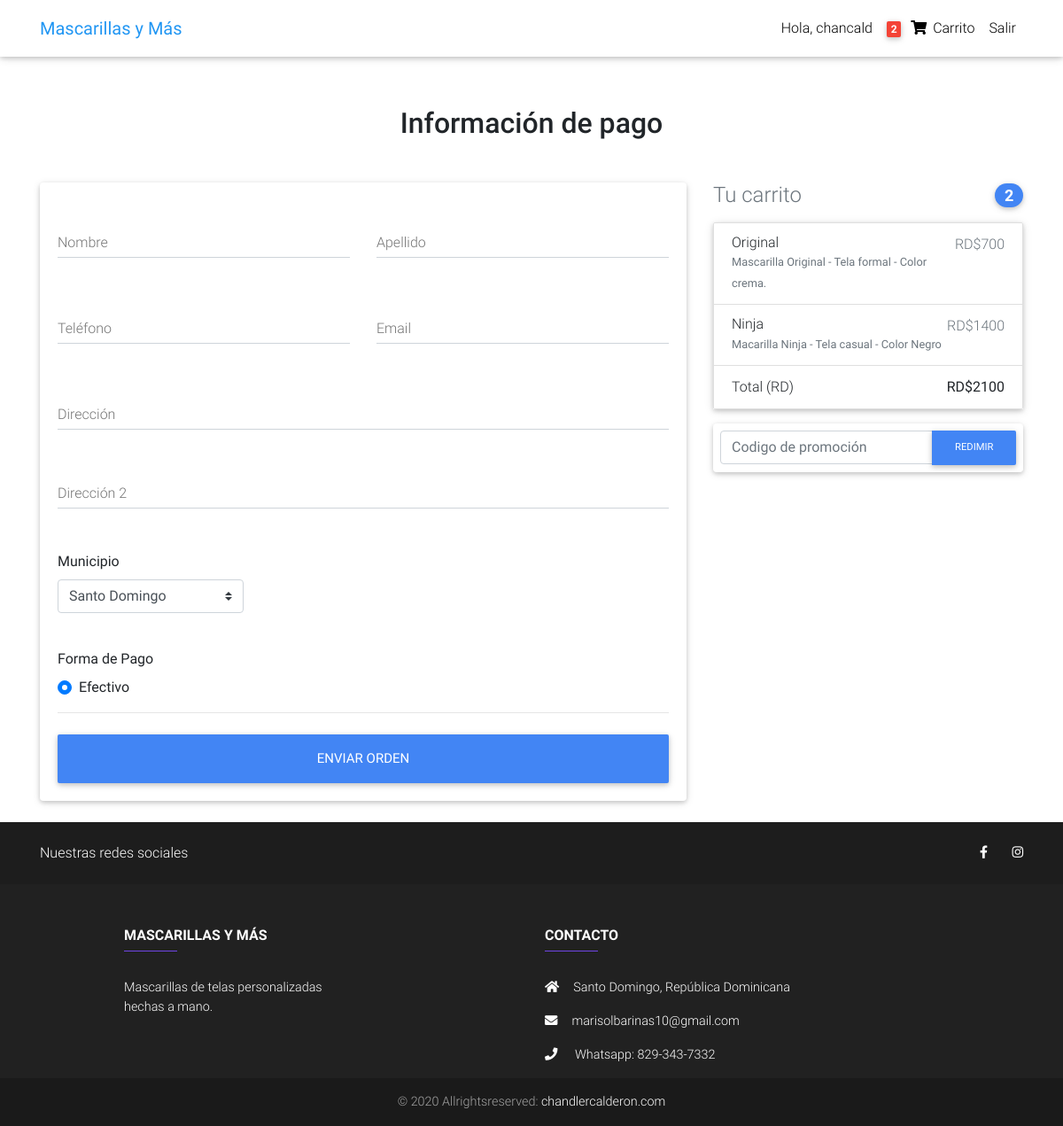
Screenshot of /checkout/ (signed in) with the database file from the repository.
### catalog/models.py (models this page shows, shortened)
class Order(models.Model):
    user = models.ForeignKey(User, on_delete=models.CASCADE)
    items = models.ManyToManyField(OrderItem)
    promo = models.ManyToManyField(Promo)
    address = models.ForeignKey("Address", on_delete=models.SET_NULL, blank=True, null=True)
    ordered = models.BooleanField(default=False)
    start_date = models.DateTimeField(auto_now_add=True)
    ordered_date = models.DateTimeField()
    def get_total(self):
        total = 0
        for order_item in self.items.all():
            total += order_item.get_final_price()
        if self.promo:
            for promo in self.promo.all():
                total *= (1 - promo.promo_discount)
        return round(total, 2)

class OrderItem(models.Model):
    item = models.ForeignKey(Item, on_delete=models.CASCADE)
    user = models.ForeignKey(User, on_delete=models.CASCADE)
    ordered = models.BooleanField(default=False)
    quantity = models.IntegerField(default=1)
    def get_total_item_price(self):
        return self.quantity * self.item.price
    def get_final_price(self):
        if self.item.discount_price:
            return self.get_total_item_dicount_price()
        else:
            return self.get_total_item_price()

class Item(models.Model):
    title = models.CharField(max_length=40)
    price = models.IntegerField()
    discount_price = models.IntegerField(blank=True, null=True)
    slug = models.SlugField()
    status = models.name = models.CharField(max_length=200)
    category = models.CharField(choices=CATEGORY_CHOICES, max_length=2)
    label = models.CharField(choices=LABEL_CHOICES, max_length=2)
    description = models.TextField()
    image = models.ImageField(default='default.jpg', upload_to='static/images')

### catalog/views.py (the view, shortened to what this page needs)
# urls.py: path('checkout/', CheckoutView.as_view(), name="checkout"),
class CheckoutView(View):
    def get(self, *args, **kwargs):
        form = AddressForm()
        order = Order.objects.get(user=self.request.user, ordered=False)
        context = {
            'form': form,
            'order': order,
        }
        return render(self.request, 'checkout.html', context)

### catalog/forms.py
class AddressForm(forms.Form):
    first_name = forms.CharField()
    last_name = forms.CharField()
    email = forms.CharField()
    phone = forms.CharField()
    street_address = forms.CharField(required=False)
    street_address_2 = forms.CharField(required=False)
    state_option = forms.CharField(required=False, widget=forms.Select(choices=STATE_CHOICES))
    payment_option = forms.ChoiceField(required=False, widget=forms.RadioSelect(), choices=PAYMENT_CHOICES)
    promo_code = forms.CharField(required=False)

### catalog/templatetags/cart_template_tags.py (called while the page is built)
@register.filter
def cart_item_count(user):
    if user.is_authenticated:
        qs = Order.objects.filter(user=user, ordered=False)
        if qs.exists():
            order = qs[0]
            return order.items.count()
        else:
            return 0

### templates/checkout.html (shortened to what this page needs)
{% extends 'base.html' %}
{% load static %}
{% load widget_tweaks %}
{% load cart_template_tags %}
{% block content %}
  <main class="mt-5 pt-4">
    <div class="container wow fadeIn">
      <h2 class="my-5 h2 text-center">Información de pago</h2>
      <div class="row">
        <div class="col-md-8 mb-4">
          <div class="card">
            <form id="checkout-form" class="card-body" method="POST">
              <div class="row">
                <div class="col-md-6 mb-2">
                  <div class="md-form">
                    <input type="text" id="first_name" name="first_name" class="form-control" onkeyup='saveValue(this);'>
                    <label for="first_name" class="">Nombre</label>
                  </div>
                </div>
                <div class="col-md-6 mb-2">
                  <div class="md-form">
                    <input type="text" id="last_name" name="last_name" class="form-control" onkeyup='saveValue(this);'>
                    <label for="last_name" class="">Apellido</label>
                  </div>
                </div>
              </div>
              <div class="row">
                <div class="col-md-6 mb-2">
                  <div class="md-form">
                    <input type="text" id="phone" name="phone" class="form-control" onkeyup='saveValue(this);'>
                    <label for="phone" class="">Teléfono</label>
                  </div>
                </div>
                <div class="col-md-6 mb-2">
                  <div class="md-form">
                    <input type="text" id="email" name="email" class="form-control" onkeyup='saveValue(this);'>
                    <label for="email" class="">Email</label>
                  </div>
                </div>
              </div>
              <div class="md-form mb-5">
                <input type="text" id="street_address" name="street_address" class="form-control" onkeyup='saveValue(this);'>
                <label for="street_address" class="">Dirección</label>
              </div>
              <div class="md-form mb-5">
                <input type="text" id="street_address_2" name="street_address_2" class="form-control" onkeyup='saveValue(this);'>
                <label for="street_address_2" class="">Dirección 2</label>
              </div>
              <div class="row">
                <div class="col-lg-4 col-md-6 mb-4">
                <label>Municipio</label>
                  {% render_field form.state_option class="custom-select d-block w-100" name="state_option" %}
                </div>
              </div>
              <div class="d-block my-3">
              <label>Forma de Pago</label>
                <div class="custom-control custom-radio">
                  <label class="custom-control-label" for="cash">Efectivo</label>
                </div>
              </div>
              <hr class="mb-4">
              <button class="btn btn-primary btn-lg btn-block" type="submit" name="submit_info">Enviar orden</button>
            </form>
          </div>
        </div>
        <div class="col-md-4 mb-4">
          <h4 class="d-flex justify-content-between align-items-center mb-3">
            <span class="text-muted">Tu carrito</span>
            <span class="badge badge-primary badge-pill ">{{ request.user|cart_item_count }}</span>
          </h4>
          <ul class="list-group mb-3 z-depth-1">
            {% for order_item in order.items.all %}
              <li class="list-group-item d-flex justify-content-between lh-condensed">
                <div>
                  <h6 class="my-0">{{order_item.item.title}}</h6>
                  <small class="text-muted">{{order_item.item.description}}</small>
                </div>
                <span class="text-muted">RD${{order_item.get_final_price}}</span>
              </li>
            {% endfor %}
            <li class="list-group-item d-flex justify-content-between">
              <span>Total (RD)</span>
              <strong>RD${{order.get_total}}</strong>
            </li>
          </ul>
          <form id="promo-form" class="card p-2" method="GET">
            <div class="input-group">
              <input type="text" class="form-control" id="promo_code" name="promo_code" placeholder="Codigo de promoción">
              <div class="input-group-append">
                <button class="btn btn-primary btn-md waves-effect m-0" name="submit_promo" type="submit">Redimir</button>
              </div>
            </div>
          </form>
        </div>
      </div>
    </div>
  </main>
  {% endblock %}

### templates/base.html (shortened to what this page needs)
{% load static %}
{% load cart_template_tags %}
<!doctype html>
<html lang="en">
<head>
  <link rel="stylesheet" href="https://use.fontawesome.com/releases/v5.11.2/css/all.css">
  <link href="{% static 'css/bootstrap.min.css' %}" rel="stylesheet">
  <link href="{% static 'css/mdb.min.css' %}" rel="stylesheet">
  <link href="{% static 'css/style.min.css' %}" rel="stylesheet">
</head>
<body>
  <nav class="navbar fixed-top navbar-expand-lg navbar-light white scrolling-navbar">
    <div class="container">
      <a class="navbar-brand waves-effect" href="/" >
        <strong class="blue-text">Mascarillas y Más</strong>
      </a>
      <div class="collapse navbar-collapse" id="navbarSupportedContent">
        <ul class="navbar-nav nav-flex-icons">
          {% if request.user.is_authenticated %}
          <li class="nav-item">
            <a class="nav-link waves-effect" href="#">Hola, {{request.user.username}}
            </a>
          </li>
          <li class="nav-item">
            <a href="{% url 'order_summary' %}" class="nav-link waves-effect">
              <span class="badge red z-depth-1 mr-1">{{ request.user|cart_item_count }}</span>
              <i class="fas fa-shopping-cart"></i>
              <span class="clearfix d-none d-sm-inline-block"> Carrito </span>
            </a>
          </li>
          <li class="nav-item">
            <a class="nav-link waves-effect" href="{% url 'account_logout' %}">Salir
            </a>
          </li>
          {% endif %}
        </ul>
      </div>
    </div>
  </nav>
  {% block content %}{% endblock %}
<footer class="page-footer font-small elegant-color-dark">
  <div style="background-color: #1d1d1d;">
    <div class="container">
      <div class="row py-4 d-flex align-items-center">
        <div
          class="col-md-6 col-lg-5 text-center text-md-left mb-4 mb-md-0"
        >
          <h6 class="mb-0">Nuestras redes sociales</h6>
        </div>
        <div class="col-md-6 col-lg-7 text-center text-md-right">
          <a class="fb-ic">
            <i class="fab fa-facebook-f white-text mr-4"> </i>
          </a>
          <a class="ins-ic">
            <i class="fab fa-instagram white-text"> </i>
          </a>
        </div>
      </div>
    </div>
  </div>
  <div class="container text-center text-md-left mt-5">
    <div class="row mt-3">
      <div class="col-md-3 col-lg-4 col-xl-3 mx-auto mb-4">
        <h6 class="text-uppercase font-weight-bold">Mascarillas y Más</h6>
        <hr
          class="deep-purple accent-2 mb-4 mt-0 d-inline-block mx-auto"
          style="width: 60px;"
        />
        <p>
          Mascarillas de telas personalizadas hechas a mano.
        </p>
      </div>
      <div class="col-md-5 col-lg-5 col-xl-5 mx-auto mb-md-0 mb-4">
        <h6 class="text-uppercase font-weight-bold">Contacto</h6>
        <hr
          class="deep-purple accent-2 mb-4 mt-0 d-inline-block mx-auto"
          style="width: 60px;"
        />
        <p><i class="fas fa-home mr-3"></i>Santo Domingo, República Dominicana</p>
        <p><i class="fas fa-envelope mr-3"></i>marisolbarinas10@gmail.com</p>
        <p><i class="fas fa-phone mr-3"></i> Whatsapp: 829-343-7332</p>
      </div>
    </div>
  </div>
  <div class="footer-copyright text-center py-3">
    © 2020 Allrightsreserved:
    <a href="http://chandlercalderon.com">chandlercalderon.com</a>
  </div>
</footer>
</body>
</html>

### templates/base.html (style rules this page uses)
html, body, header, .carousel { height: 60vh; }

### rows the page displays
OrderItem: item "Original", item.description "Mascarilla Original - Tela formal - Color crema.", get_final_price "700"
OrderItem: item "Ninja", item.description "Macarilla Ninja - Tela casual - Color Negro", get_final_price "1400"
Order: get_total "2100"

### other values shown
{{ request.user.username }} "chancald"
{{ request.user|cart_item_count }} "2"
